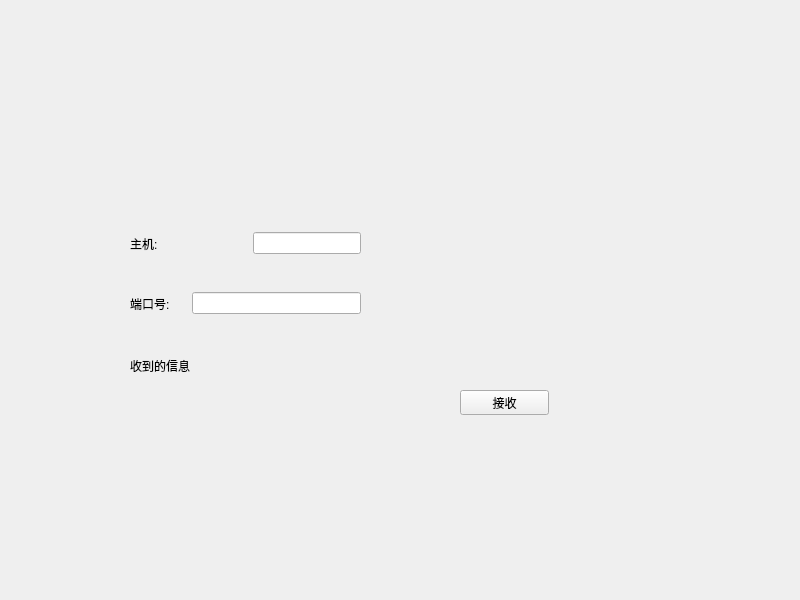
<?xml version="1.0" encoding="UTF-8"?>
<ui version="4.0">
 <class>Widget</class>
 <widget class="QWidget" name="Widget">
  <property name="geometry">
   <rect>
    <x>0</x>
    <y>0</y>
    <width>800</width>
    <height>600</height>
   </rect>
  </property>
  <property name="windowTitle">
   <string>Widget</string>
  </property>
  <widget class="QLabel" name="messageLabel">
   <property name="geometry">
    <rect>
     <x>130</x>
     <y>350</y>
     <width>81</width>
     <height>31</height>
    </rect>
   </property>
   <property name="text">
    <string>收到的信息</string>
   </property>
  </widget>
  <widget class="QPushButton" name="pushButton">
   <property name="geometry">
    <rect>
     <x>460</x>
     <y>390</y>
     <width>89</width>
     <height>25</height>
    </rect>
   </property>
   <property name="text">
    <string>接收</string>
   </property>
  </widget>
  <widget class="QWidget" name="">
   <property name="geometry">
    <rect>
     <x>130</x>
     <y>230</y>
     <width>231</width>
     <height>27</height>
    </rect>
   </property>
   <layout class="QHBoxLayout" name="horizontalLayout" stretch="1,0">
    <item>
     <widget class="QLabel" name="host">
      <property name="text">
       <string>主机:</string>
      </property>
     </widget>
    </item>
    <item>
     <widget class="QLineEdit" name="hostLineEdit"/>
    </item>
   </layout>
  </widget>
  <widget class="QWidget" name="">
   <property name="geometry">
    <rect>
     <x>130</x>
     <y>290</y>
     <width>231</width>
     <height>27</height>
    </rect>
   </property>
   <layout class="QHBoxLayout" name="horizontalLayout_2" stretch="1,3">
    <item>
     <widget class="QLabel" name="port">
      <property name="text">
       <string>端口号:</string>
      </property>
     </widget>
    </item>
    <item>
     <widget class="QLineEdit" name="portLineEdit"/>
    </item>
   </layout>
  </widget>
 </widget>
 <resources/>
 <connections/>
</ui>
